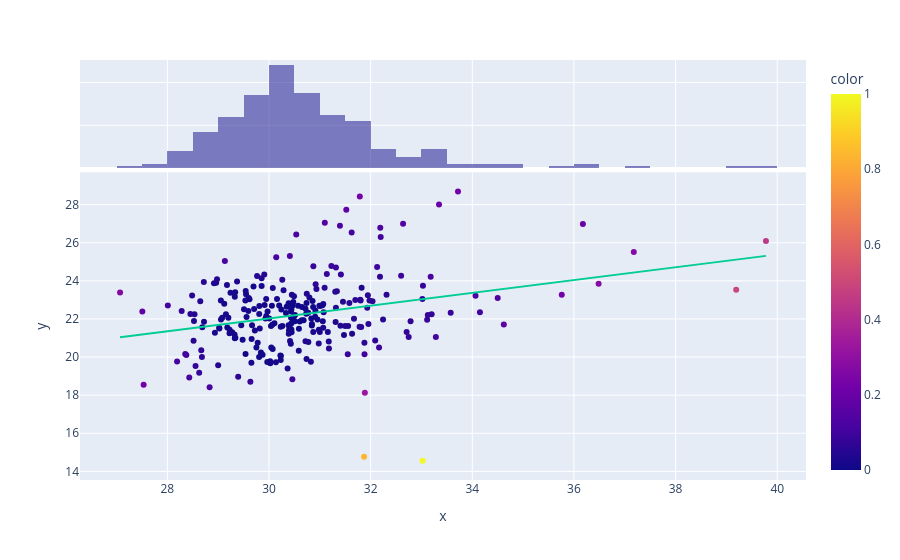

Notebook cell for this chart:
### Code cell
import plotly.express as px
px.scatter(x=X[:,0][n], y=X[:,1][n],color=z,trendline='ols',marginal_x='histogram')

### Figure 1 — Plotly figure (JSON) as saved in the notebook; plotly's stock layout.template omitted (floating-point values rounded to 4 significant figures; data arrays with more than 128 entries replaced by an {"elided": "..."} marker saying what was removed)
{"data": [{"hovertemplate": "x=%{x}<br>y=%{y}<br>color=%{marker.color}<extra></extra>", "legendgroup": "", "marker": {"color": {"elided": "251 float values"}, "coloraxis": "coloraxis", "symbol": "circle"}, "mode": "markers", "name": "", "orientation": "v", "showlegend": false, "type": "scatter", "x": {"elided": "251 float values"}, "xaxis": "x", "y": {"elided": "251 float values"}, "yaxis": "y"}, {"alignmentgroup": "True", "bingroup": "x", "hovertemplate": "x=%{x}<br>count=%{y}<extra></extra>", "legendgroup": "", "marker": {"color": "#0d0887"}, "name": "", "offsetgroup": "", "opacity": 0.5, "showlegend": false, "type": "histogram", "x": {"elided": "251 float values"}, "xaxis": "x2", "yaxis": "y2"}, {"hovertemplate": "<b>OLS trendline</b><br>y = 0.336212 * x + 11.9364<br>R<sup>2</sup>=0.089009<br><br>x=%{x}<br>y=%{y} <b>(trend)</b><extra></extra>", "legendgroup": "", "marker": {"symbol": "circle"}, "mode": "lines", "name": "", "showlegend": false, "type": "scatter", "x": {"elided": "251 float values"}, "xaxis": "x", "y": {"elided": "251 float values"}, "yaxis": "y"}], "layout": {"barmode": "overlay", "coloraxis": {"colorbar": {"title": {"text": "color"}}, "colorscale": [[0, "#0d0887"], [0.1111, "#46039f"], [0.2222, "#7201a8"], [0.3333, "#9c179e"], [0.4444, "#bd3786"], [0.5556, "#d8576b"], [0.6667, "#ed7953"], [0.7778, "#fb9f3a"], [0.8889, "#fdca26"], [1, "#f0f921"]]}, "legend": {"tracegroupgap": 0}, "margin": {"t": 60}, "xaxis": {"anchor": "y", "domain": [0, 1], "title": {"text": "x"}}, "xaxis2": {"anchor": "y2", "domain": [0, 1], "matches": "x", "showgrid": true, "showticklabels": false}, "yaxis": {"anchor": "x", "domain": [0, 0.7326], "title": {"text": "y"}}, "yaxis2": {"anchor": "x2", "domain": [0.7426, 1], "matches": "y2", "showgrid": true, "showline": false, "showticklabels": false, "ticks": ""}}}
